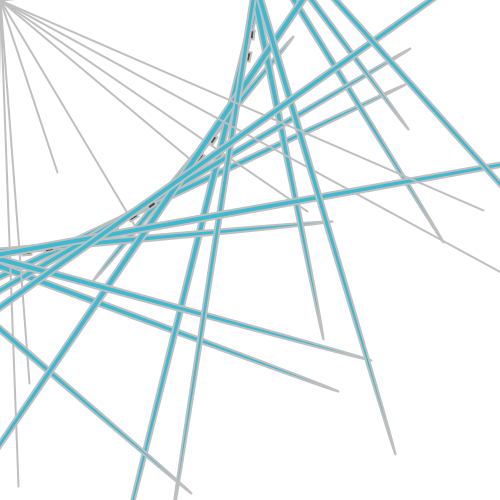
Frame 1 (no input)
Frame 60 (the mouse pressed at the canvas centre just before this capture): identical to frame 1, image omitted
Frame 120 (the mouse held since frame 60 and released just before this capture): blank canvas, image omitted

The Processing sketch that drew this single still picture (run headless with seeded random() and noise(); from frame 60 on, the mouse is pressed at the canvas centre):

// Processing sketch: processing_4054
// ── processing_4054.pde

float margen, sp, diam, n;  
  
void setup(){  
  margen = 2;  
  sp = 30;
diam=20;  
n=0;
  size(500, 500); 
  colorMode(HSB, 300);
  
  smooth();  
}  
  
void draw(){   
   background(mouseX, mouseX, 300);
   for(float y =margen; y <= height-margen; y += sp*3){  
    for(float x = margen; x <= width-margen; x += sp*3){  
      float d;  
       float N = noise(n); 
      d = dist(mouseX, mouseY, x, y);  
     float dia;  
    dia = map(100, 100, width,  height, 11);   
    if(mousePressed==false){
    stroke(225); 
    strokeWeight(2);
    translate(mouseX*4, mouseY*4);
    rotate(80);
    
      fill(random(0, 255));
  rect(mouseX, mouseY, mouseX, mouseY);
  fill(225);
  line(mouseX, mouseY, x, y);
   fill(9, 11, 88);  
    rect(mouseX,width/2,(15*N),7);   
    fill(158, 208, 245);  
    ellipse(mouseY,height/2,4*(d*N),6);  

    
    }  
  }  
   }
}
